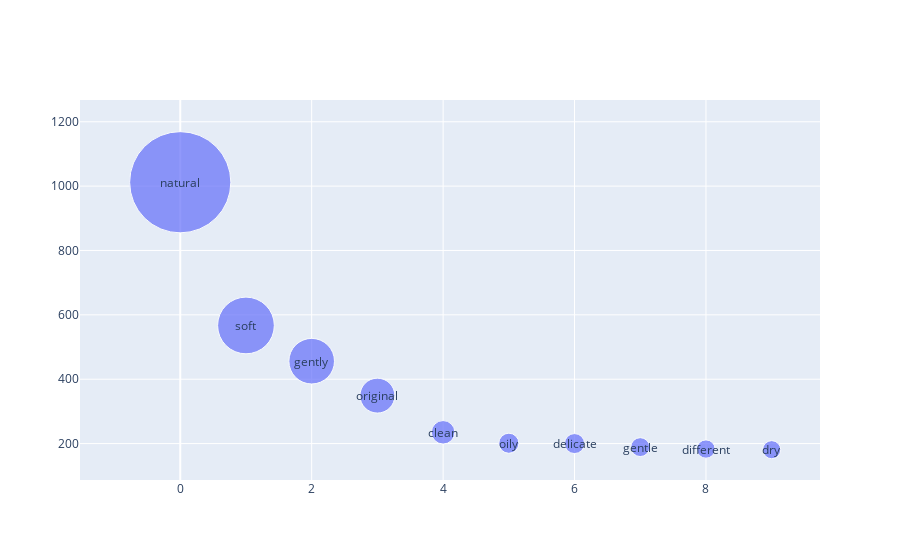
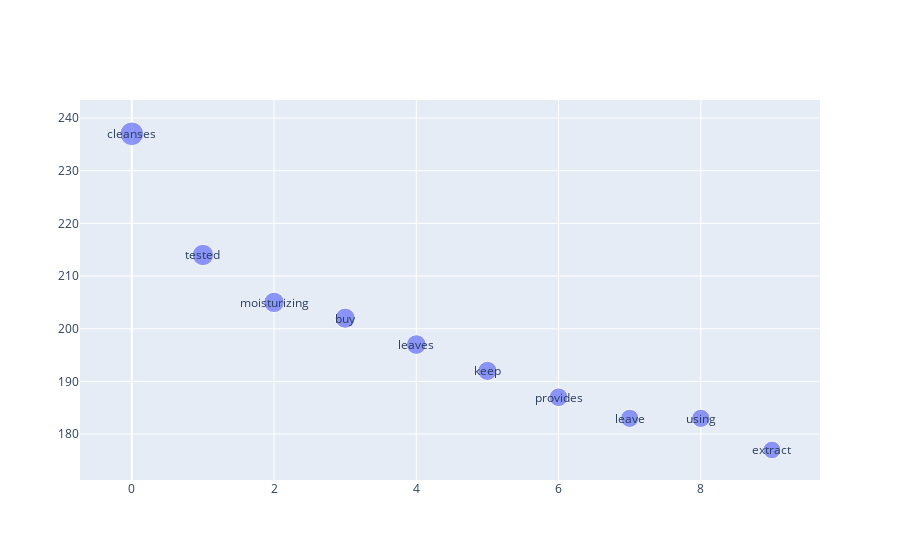
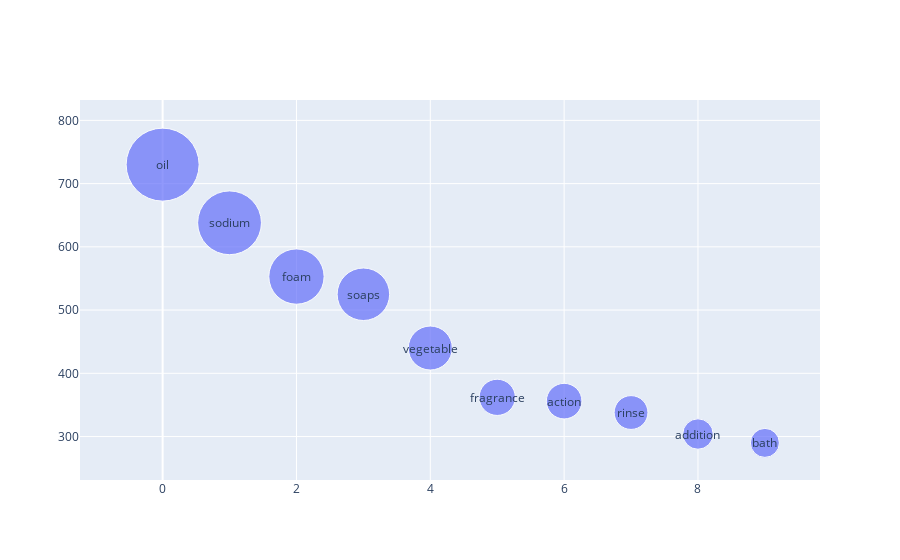

Notebook code cell kept with these figures, in order:
### Code cell
count = 10
for key,value in pos_dict.items():
    if key == 'adj_adv':
        common_words = frequency_bubble_chart(value,count,0.1)
    elif key == 'verb':
        common_words = frequency_bubble_chart(value,count,0.1)
    else:
        common_words = frequency_bubble_chart(value,count,0.1)

### Figure 1 — Plotly figure (JSON) as saved in the notebook; plotly's stock layout.template omitted (floating-point values rounded to 4 significant figures)
{"data": [{"marker": {"size": [101.2, 56.7, 45.6, 34.9, 23.5, 20.1, 20, 18.9, 18.3, 18.1]}, "mode": "markers", "type": "scatter", "x": [0, 1, 2, 3, 4, 5, 6, 7, 8, 9], "y": [1012, 567, 456, 349, 235, 201, 200, 189, 183, 181]}], "layout": {"annotations": [{"showarrow": false, "text": "natural", "x": 0, "xanchor": "center", "y": 1012, "yanchor": "middle"}, {"showarrow": false, "text": "soft", "x": 1, "xanchor": "center", "y": 567, "yanchor": "middle"}, {"showarrow": false, "text": "gently", "x": 2, "xanchor": "center", "y": 456, "yanchor": "middle"}, {"showarrow": false, "text": "original", "x": 3, "xanchor": "center", "y": 349, "yanchor": "middle"}, {"showarrow": false, "text": "clean", "x": 4, "xanchor": "center", "y": 235, "yanchor": "middle"}, {"showarrow": false, "text": "oily", "x": 5, "xanchor": "center", "y": 201, "yanchor": "middle"}, {"showarrow": false, "text": "delicate", "x": 6, "xanchor": "center", "y": 200, "yanchor": "middle"}, {"showarrow": false, "text": "gentle", "x": 7, "xanchor": "center", "y": 189, "yanchor": "middle"}, {"showarrow": false, "text": "different", "x": 8, "xanchor": "center", "y": 183, "yanchor": "middle"}, {"showarrow": false, "text": "dry", "x": 9, "xanchor": "center", "y": 181, "yanchor": "middle"}]}}

### Figure 2 — Plotly figure (JSON) as saved in the notebook; plotly's stock layout.template omitted (floating-point values rounded to 4 significant figures)
{"data": [{"marker": {"size": [23.7, 21.4, 20.5, 20.2, 19.7, 19.2, 18.7, 18.3, 18.3, 17.7]}, "mode": "markers", "type": "scatter", "x": [0, 1, 2, 3, 4, 5, 6, 7, 8, 9], "y": [237, 214, 205, 202, 197, 192, 187, 183, 183, 177]}], "layout": {"annotations": [{"showarrow": false, "text": "cleanses", "x": 0, "xanchor": "center", "y": 237, "yanchor": "middle"}, {"showarrow": false, "text": "tested", "x": 1, "xanchor": "center", "y": 214, "yanchor": "middle"}, {"showarrow": false, "text": "moisturizing", "x": 2, "xanchor": "center", "y": 205, "yanchor": "middle"}, {"showarrow": false, "text": "buy", "x": 3, "xanchor": "center", "y": 202, "yanchor": "middle"}, {"showarrow": false, "text": "leaves", "x": 4, "xanchor": "center", "y": 197, "yanchor": "middle"}, {"showarrow": false, "text": "keep", "x": 5, "xanchor": "center", "y": 192, "yanchor": "middle"}, {"showarrow": false, "text": "provides", "x": 6, "xanchor": "center", "y": 187, "yanchor": "middle"}, {"showarrow": false, "text": "leave", "x": 7, "xanchor": "center", "y": 183, "yanchor": "middle"}, {"showarrow": false, "text": "using", "x": 8, "xanchor": "center", "y": 183, "yanchor": "middle"}, {"showarrow": false, "text": "extract", "x": 9, "xanchor": "center", "y": 177, "yanchor": "middle"}]}}

### Figure 3 — Plotly figure (JSON) as saved in the notebook; plotly's stock layout.template omitted (floating-point values rounded to 4 significant figures)
{"data": [{"marker": {"size": [73, 63.8, 55.3, 52.5, 44, 36.2, 35.6, 33.8, 30.4, 29]}, "mode": "markers", "type": "scatter", "x": [0, 1, 2, 3, 4, 5, 6, 7, 8, 9], "y": [730, 638, 553, 525, 440, 362, 356, 338, 304, 290]}], "layout": {"annotations": [{"showarrow": false, "text": "oil", "x": 0, "xanchor": "center", "y": 730, "yanchor": "middle"}, {"showarrow": false, "text": "sodium", "x": 1, "xanchor": "center", "y": 638, "yanchor": "middle"}, {"showarrow": false, "text": "foam", "x": 2, "xanchor": "center", "y": 553, "yanchor": "middle"}, {"showarrow": false, "text": "soaps", "x": 3, "xanchor": "center", "y": 525, "yanchor": "middle"}, {"showarrow": false, "text": "vegetable", "x": 4, "xanchor": "center", "y": 440, "yanchor": "middle"}, {"showarrow": false, "text": "fragrance", "x": 5, "xanchor": "center", "y": 362, "yanchor": "middle"}, {"showarrow": false, "text": "action", "x": 6, "xanchor": "center", "y": 356, "yanchor": "middle"}, {"showarrow": false, "text": "rinse", "x": 7, "xanchor": "center", "y": 338, "yanchor": "middle"}, {"showarrow": false, "text": "addition", "x": 8, "xanchor": "center", "y": 304, "yanchor": "middle"}, {"showarrow": false, "text": "bath", "x": 9, "xanchor": "center", "y": 290, "yanchor": "middle"}]}}
